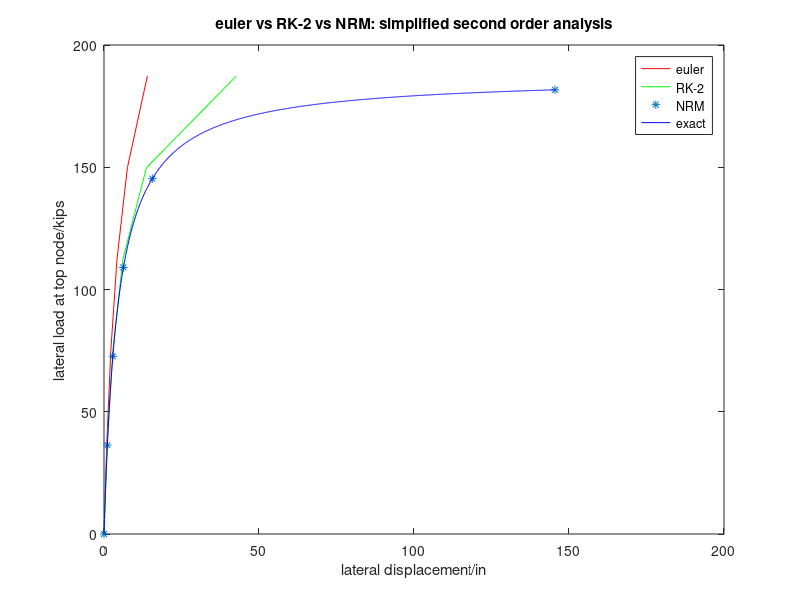
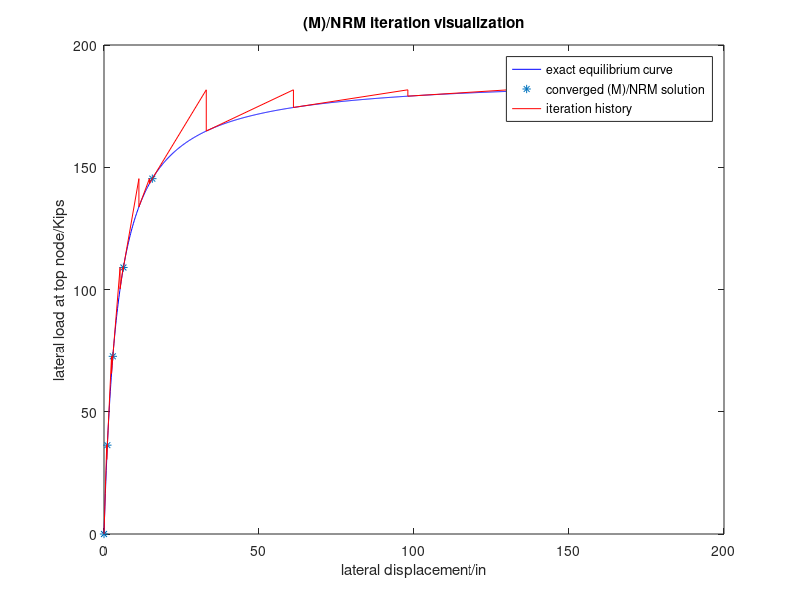

Write MATLAB code to recreate these figures, in order.
%the routines developed below help illustrate the performance of Euler,
%RK-2, Newton Raphson Method (NRM) and Modified Newton Raphson Method
%(MNRM) in running a simplified second order elastic analysis of a
%reference 1 bay frame.

%the script requires external computation of condensed scalar elastic
%stiffness constant for the DOF under consideration. L depends on the frame
%geometry and c is assumed to be given
clc;
clear all;
ke=41.62; %The value of ke needs to be defined from prior first order elastic analysis of the given frame.
L=180;    %the height of the single storey frame
c=0.025;   %proportional loading constant H=c*P
lamdacr=c*ke*L;  %critical lateral load defined as point of zero secant stiffness
i=1;             
disp(i)=0;       %array to store top node displacement_euler
H(i)=0;          %array to store top node laterally applied load_euler
n=5;           %no of load steps defined by user
dlamda=lamdacr/n;   %load increments assumed as uniformly distributed

for i=2:n+1
    ddisp=(((ke*((c*L)/(c*L + disp(i-1)))^2))^-1)*dlamda;
    disp(i)=disp(i-1) + ddisp;
    H(i)=H(i-1) + dlamda;
end





%the code below computes runge kutta second order midpoint version of
%simplified second order analysis of the same frame for comparison with
%euler method above
ke=41.62; %The value of ke needs to be defined from prior first order elastic analysis of the given frame.
L=180;    %the height of the single storey frame
c=0.025;   %proportional loading constant H=c*P
lamdacr=c*ke*L;  %critical lateral load defined as the point of zero secant stiffness
i=1;             
disp2(i)=0;       %array to store top node displacement_RK-2
H2(i)=0;          %array to store top node laterally applied loa_RK-2
%n=100;           %RK-2 steps
dlamda=lamdacr/n;   %load increments assumed as uniformly distributed

for i=2:n+1
    ddisp2_predictor= (((ke*((c*L)/(c*L + disp2(i-1)))^2))^-1)*dlamda/2;
    disp2(i)=disp2(i-1) + ddisp2_predictor;
    K2bar=ke*((c*L)/(c*L + disp2(i)))^2;
    ddisp2_corrector=(K2bar^-1)*dlamda;
    disp2(i)=disp2(i-1) + ddisp2_corrector;
    H2(i)=H(i-1) + dlamda;
end






%the code below executes standard/modified NRM  for the above frame
%problem and compares results with euler and RK-2
tic
ke=41.62;                  %The value of ke needs to be defined from prior first order elastic analysis of the given frame.
L=180;                     %the height of the single storey frame
c=0.025;                   %proportional loading constant H=c*P
lamdacr=c*ke*L;            %critical lateral load defined as point of zero secant stiffness
i=1;             
disp3(i,i)=0;              %array to store top node displacement
D(i)=0;                    %converged displacement array
H3(i)=0;                   %array to store top node laterally applied load
Fint2(i,i)=0;              %array to store internal force for iterative history
%n=5;                      %(M)/NRM steps
dlamda_1=0.97*lamdacr/n;   %load increments assumed as uniformly distributed (reduced from full lamdacr for stable convergence)
tol=10^-6;                 %tolerance parameter. Residual convergence is affected by the magnitude
lamda=0;                   %loading variable
Href=1;                    %reference load
flagMNRM=false;            %flag to activate modified NRM method
Res(i,i)=0;                %variable to store force imbalance/residuals for each substep iteration

for i=2:n+1                %loop for loading increments in n steps
 j=1;                      %iteration counter
 converge=false;           %flag to check for convergence. set to false at start of each load step
 dtotal=0;                 %variable to store iterative displacements in each load step
 while ~converge
     if j==1
         dlamda=dlamda_1;  %loading increment at start of iteration for each load step 
         res_1=0;          %residual at start of iteration assumed zero for each load step
         d=D(i-1);         %converged displacement from previous load step
         kt_MNRM=(ke*((c*L)/(c*L + d))^2);  %modified NRM tangent formed at converged displacement state from previous load step
     else
         dlamda=0;         %loading increment for subsequent iterations within the load step, = 0 for (M)/NRM method in subsequent iterations
         d=disp3(j-1,i);   %displacement state from previous iteration with in load step
         
     end
          if flagMNRM      %check for activating MNRM tangent: subject to user discretion
              kt=kt_MNRM;
          else
              kt=(ke*((c*L)/(c*L + d))^2);  %standard NRM tangent
          end
     ddbar=(kt^-1)*Href;                  %See Ziemian eq 12.14a
     ddbarbar=(kt^-1)*res_1;              %See Ziemian eq 12.14b
     ddtotal=(dlamda*ddbar) + ddbarbar;   %See Ziemian eq 12.15
     dtotal=dtotal+ddtotal;               %See Ziemian eq 12.10
     disp3(j,i)=D(i-1)+dtotal;            %See Ziemian eq 12.10
     Fint2(j,i)=(ke*disp3(j,i))/(1+ (disp3(j,i)/(c*L)));  %array to store internal force for each iteration with in load step
     lamda=lamda+dlamda;                  %external force variable with loading increments at each iteration
     res_1=lamda - Fint2(j,i);            %Force imbalance/Residual
     Res(j,i)=res_1;                      %array to store Residuals at each load step iteration for investigation purposes  
         if norm(Res(j,i))<=tol || j==100  %check for convergence based on tolerance param. Or whether max allowable iterations exhausted or not
             D(i)=disp3(j,i);                       %variable to store converged displacement against each load step
             H3(i)=lamda;                  %variable to store converged load step.
             converge=true;                %boolean to exit iterations and begin new load step
         end
     j=j+1;                                %iteration counter with in load step
 end
end
toc

%define exact force displacement curve here
x=linspace(0,145.5,1000);
y=(ke*x)./(1+(x./(c*L)));



%POST PROCESSING/Visualization

p=1;
for z=2:n+1     %this script is written to trace the entire characteristic zig-zag iteration path for (M)/NRM method to help in visualization
    for j=1:find(disp3(:,z)~=0,1,'last')
         y2(p)=H3(z);
         x2(p)=disp3(j,z);
         y2(p+1)=Fint2(j,z);
         x2(p+1)=disp3(j,z);
         p=p+2;
    end
end
figure
plot(disp,H,'r',disp2,H2,'g',D,H3,'*',x,y,'b')
xlabel('lateral displacement/in')
ylabel('lateral load at top node/kips')
title('euler vs RK-2 vs NRM: simplified second order analysis')
legend('euler','RK-2','NRM','exact')

figure
plot(x,y,'b',D,H3,'*',[0 x2],[0 y2],'r')
xlabel('lateral displacement/in')
ylabel('lateral load at top node/Kips')
title('(M)/NRM iteration visualization')
legend('exact equilibrium curve','converged (M)/NRM solution','iteration history')


